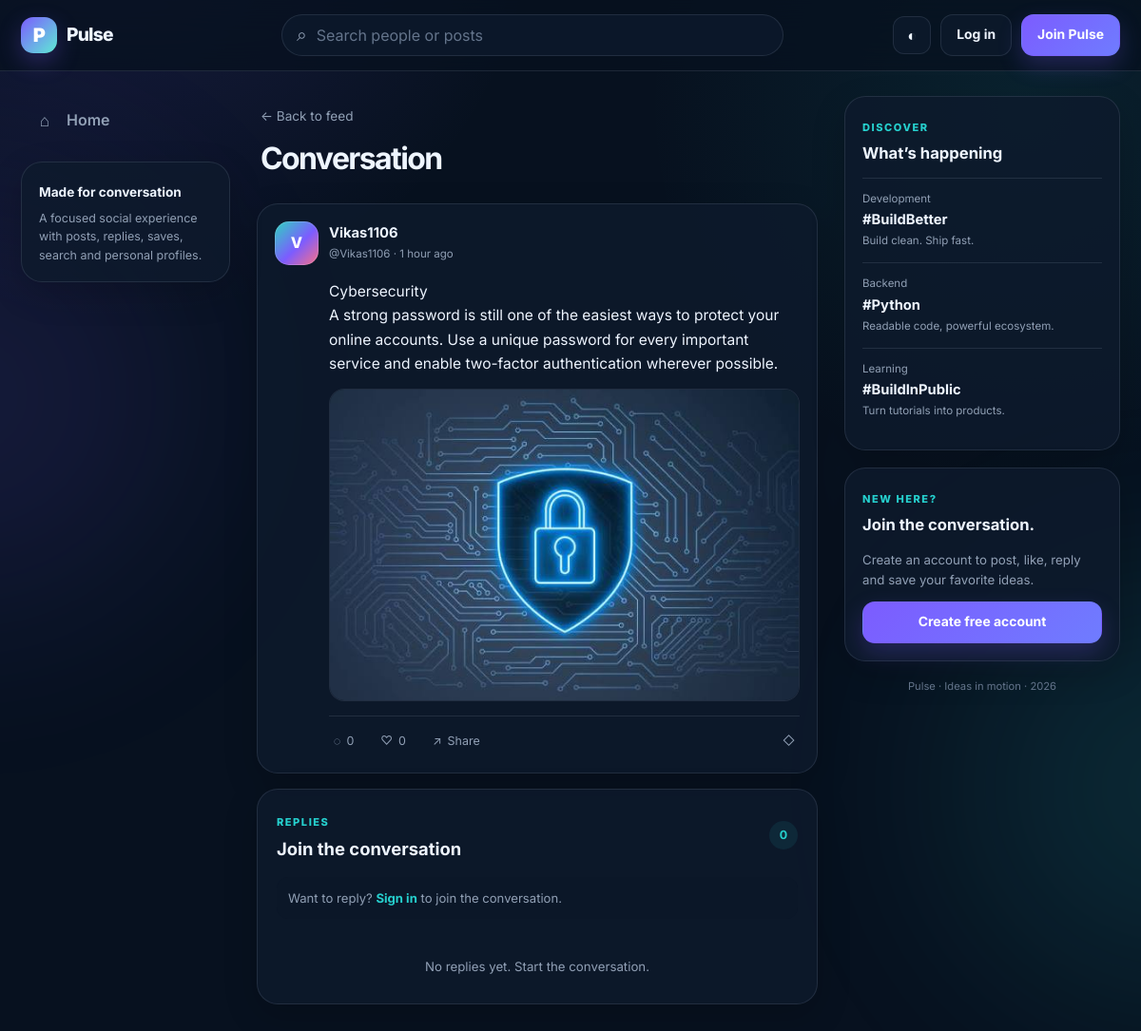
Page /7/ on the committed database.
### tweet/models.py (models this page shows, shortened)
class Tweet(models.Model):
    user = models.ForeignKey(User, on_delete=models.CASCADE, related_name="tweets")
    text_field = models.TextField(max_length=240)
    photo = models.ImageField(upload_to="photos/", blank=True, null=True)
    likes = models.ManyToManyField(User, related_name="liked_tweets", blank=True)
    bookmarks = models.ManyToManyField(User, related_name="bookmarked_tweets", blank=True)
    created_at = models.DateTimeField(auto_now_add=True)
    updated_at = models.DateTimeField(auto_now=True)
    class Meta:
        ordering = ["-created_at"]

### tweet/views.py (the view)
# urls.py: path("<int:tweet_id>/", views.tweet_detail, name="tweet_detail"),
def tweet_detail(request, tweet_id):
    tweet = get_object_or_404(_tweet_queryset(), pk=tweet_id)
    if request.method == "POST":
        if not request.user.is_authenticated:
            messages.info(request, "Please sign in to join the conversation.")
            return redirect(f"{reverse('login')}?next={request.path}")
        comment_form = CommentForm(request.POST)
        if comment_form.is_valid():
            comment = comment_form.save(commit=False)
            comment.tweet = tweet
            comment.user = request.user
            comment.save()
            messages.success(request, "Your reply was posted.")
            return redirect("tweet_detail", tweet_id=tweet.id)
    else:
        comment_form = CommentForm()
    comments = tweet.comments.select_related("user").all()
    return render(
        request,
        "tweet/tweet_detail.html",
        {"tweet": tweet, "comments": comments, "comment_form": comment_form},
    )

### tweet/forms.py
class CommentForm(forms.ModelForm):
    class Meta:
        model = Comment
        fields = ["body"]
        labels = {"body": ""}
        widgets = {
            "body": forms.TextInput(
                attrs={
                    "class": "comment-input",
                    "placeholder": "Write a thoughtful reply…",
                    "maxlength": 280,
                    "autocomplete": "off",
                }
            )
        }

### tweet/views.py (called while the page is built)
def _tweet_queryset():
    return (
        Tweet.objects.select_related("user")
        .prefetch_related("likes", "bookmarks")
        .annotate(like_count=Count("likes", distinct=True), comment_count=Count("comments", distinct=True))
    )

### tweet/templates/tweet/tweet_detail.html (shortened to what this page needs)
{% extends "layout.html" %}
{% block content %}
<div class="page-header compact">
    <a class="back-link" href="{% url 'tweet_list' %}">← Back to feed</a>
    <h1>Conversation</h1>
</div>
{% include "tweet/_tweet_card.html" with tweet=tweet %}
<section class="comments-panel">
    <div class="comments-heading">
        <div><span class="eyebrow">Replies</span><h2>Join the conversation</h2></div>
        <span class="count-badge">{{ comments|length }}</span>
    </div>
    {% if user.is_authenticated %}
        <form method="post" class="comment-form">
            {% csrf_token %}
            <span class="avatar avatar-sm">{% if user.profile.avatar %}<img src="{{ user.profile.avatar.url }}" alt="{{ user.username }}">{% else %}{{ user.username|first|upper }}{% endif %}</span>
            {{ comment_form.body }}
            <button class="btn btn-primary btn-small" type="submit">Reply</button>
        </form>
        {% if comment_form.body.errors %}<div class="field-errors">{{ comment_form.body.errors }}</div>{% endif %}
    {% else %}
        <div class="signin-prompt">Want to reply? <a href="{% url 'login' %}?next={{ request.path }}">Sign in</a> to join the conversation.</div>
    {% endif %}
    <div class="comments-list">
        {% for comment in comments %}
            <article class="comment-item">
                <a class="avatar avatar-sm" href="{% url 'profile' comment.user.username %}">
                    {% if comment.user.profile.avatar %}<img src="{{ comment.user.profile.avatar.url }}" alt="{{ comment.user.username }}">{% else %}{{ comment.user.username|first|upper }}{% endif %}
                </a>
                <div class="comment-main">
                    <div class="comment-meta">
                        <a href="{% url 'profile' comment.user.username %}"><strong>{{ comment.user.get_full_name|default:comment.user.username }}</strong> <span>@{{ comment.user.username }}</span></a>
                        <small>{{ comment.created_at|timesince }} ago</small>
                    </div>
                    <p>{{ comment.body }}</p>
                </div>
                {% if user.is_staff or comment.user == user or tweet.user == user %}
                    <form method="post" action="{% url 'comment_delete' comment.id %}">
                        {% csrf_token %}<button class="quiet-danger" type="submit" title="Delete reply">×</button>
                    </form>
                {% endif %}
            </article>
        {% empty %}
            <div class="empty-comments">No replies yet. Start the conversation.</div>
        {% endfor %}
    </div>
</section>
{% endblock %}

### tweet/templates/tweet/_tweet_card.html (shortened to what this page needs)
<article class="post-card">
    <div class="post-head">
        <a class="user-cluster" href="{% url 'profile' tweet.user.username %}">
            <span class="avatar">
                {% if tweet.user.profile.avatar %}<img src="{{ tweet.user.profile.avatar.url }}" alt="{{ tweet.user.username }}">{% else %}{{ tweet.user.username|first|upper }}{% endif %}
            </span>
            <span>
                <strong>{{ tweet.user.get_full_name|default:tweet.user.username }}</strong>
                <small>@{{ tweet.user.username }} · {{ tweet.created_at|timesince }} ago</small>
            </span>
        </a>
    </div>
    <a class="post-copy" href="{% url 'tweet_detail' tweet.id %}">{{ tweet.text_field|linebreaksbr }}</a>
    {% if tweet.photo %}
        <a class="post-image-wrap" href="{% url 'tweet_detail' tweet.id %}">
            <img class="post-image" src="{{ tweet.photo.url }}" alt="Image shared by {{ tweet.user.username }}" loading="lazy">
        </a>
    {% endif %}
    <div class="post-actions">
        <a class="action-link" href="{% url 'tweet_detail' tweet.id %}"><span>◌</span><span>{{ tweet.comment_count|default:tweet.comments.count }}</span></a>
        <form method="post" action="{% url 'toggle_like' tweet.id %}">
            <button class="action-button {% if user.is_authenticated and user in tweet.likes.all %}liked{% endif %}" type="submit" title="Like">
                <span>{% if user.is_authenticated and user in tweet.likes.all %}♥{% else %}♡{% endif %}</span>
                <span>{{ tweet.like_count|default:tweet.likes.count }}</span>
            </button>
        </form>
        <button class="action-button copy-link" type="button" data-copy-url="{{ request.scheme }}://{{ request.get_host }}{% url 'tweet_detail' tweet.id %}" title="Copy link"><span>↗</span><span>Share</span></button>
        <form method="post" action="{% url 'toggle_bookmark' tweet.id %}" class="push-right">
            <button class="action-button {% if user.is_authenticated and user in tweet.bookmarks.all %}saved{% endif %}" type="submit" title="Save">
                <span>{% if user.is_authenticated and user in tweet.bookmarks.all %}◆{% else %}◇{% endif %}</span>
            </button>
        </form>
    </div>
</article>

### static/styles.css (style rules this page uses)
:root { --bg: #07111f; --bg-soft: #0b1728; --surface: rgba(14, 26, 44, 0.82); --surface-solid: #101d31; --surface-2: #15243b; --border: rgba(148, 163, 184, 0.16); --border-strong: rgba(148, 163, 184, 0.28); --text: #eef5ff; --muted: #91a0b5; --faint: #64748b; --accent: #7c5cff; --accent-2: #26d0ce; --accent-3: #ff6b9f; --success: #34d399; --danger: #fb7185; --warning: #fbbf24; --shadow: 0 24px 80px rgba(0, 0, 0, 0.28); --shadow-sm: 0 12px 35px rgba(0, 0, 0, 0.18); --radius: 22px; --radius-sm: 14px; --max: 1240px; }
* { box-sizing: border-box; }
html { scroll-behavior: smooth; }
body { margin: 0; min-height: 100vh; font-family: "Inter", system-ui, -apple-system, BlinkMacSystemFont, "Segoe UI", sans-serif; color: var(--text); background: radial-gradient(circle at 10% -10%, rgba(124, 92, 255, .15), transparent 28rem), radial-gradient(circle at 90% 10%, rgba(38, 208, 206, .09), transparent 25rem), var(--bg); line-height: 1.55; -webkit-font-smoothing: antialiased; }
a { color: inherit; text-decoration: none; }
button, input, textarea { font: inherit; }
button { color: inherit; }
img { max-width: 100%; display: block; }
.eyebrow { color: var(--accent-2); font-size: .69rem; font-weight: 800; letter-spacing: .14em; text-transform: uppercase; }
.feed-hero, .page-header { display: flex; align-items: flex-end; justify-content: space-between; gap: 20px; padding: 8px 4px 24px; }
.feed-hero h1, .page-header h1 { margin: 5px 0 6px; font-size: clamp(1.9rem, 4vw, 2.7rem); letter-spacing: -.05em; line-height: 1.05; }
.page-header { display: block; }
.page-header.compact h1 { font-size: 2rem; }
.back-link { display: inline-block; color: var(--muted); margin-bottom: 12px; font-size: .85rem; }
.avatar { width: 46px; height: 46px; flex: 0 0 auto; border-radius: 15px; overflow: hidden; display: inline-grid; place-items: center; font-weight: 800; color: white; background: linear-gradient(135deg, #2dd4bf, #7c5cff 55%, #fb7185); box-shadow: inset 0 0 0 1px rgba(255,255,255,.15); }
.post-card { background: var(--surface); border: 1px solid var(--border); border-radius: var(--radius); padding: 18px; box-shadow: var(--shadow-sm); transition: .22s ease; }
.post-head { display: flex; justify-content: space-between; gap: 12px; align-items: flex-start; }
.user-cluster { display: flex; gap: 11px; align-items: center; min-width: 0; }
.user-cluster > span:last-child { min-width: 0; display: flex; flex-direction: column; }
.user-cluster strong { font-size: .92rem; white-space: nowrap; overflow: hidden; text-overflow: ellipsis; }
.user-cluster small { color: var(--muted); font-size: .72rem; margin-top: 2px; }
.post-copy { display: block; margin: 15px 0 13px 57px; font-size: .97rem; line-height: 1.65; color: var(--text); }
.post-image-wrap { display: block; margin-left: 57px; overflow: hidden; border-radius: 16px; border: 1px solid var(--border); background: var(--bg-soft); }
.post-image { width: 100%; max-height: 520px; object-fit: cover; transition: transform .35s ease; }
.post-actions { margin: 15px 0 0 57px; padding-top: 11px; border-top: 1px solid var(--border); display: flex; align-items: center; gap: 18px; }
.post-actions form { margin: 0; }
.action-button, .action-link { border: 0; background: transparent; color: var(--muted); display: inline-flex; align-items: center; gap: 6px; cursor: pointer; font-size: .78rem; padding: 5px; border-radius: 9px; transition: .2s; }
.push-right { margin-left: auto !important; }
.comments-panel { margin-top: 16px; background: var(--surface); border: 1px solid var(--border); border-radius: var(--radius); padding: 20px; box-shadow: var(--shadow-sm); }
.comments-heading { display: flex; align-items: center; justify-content: space-between; gap: 15px; }
.comments-heading h2 { margin: 3px 0 0; font-size: 1.15rem; }
.count-badge { min-width: 30px; height: 30px; padding: 0 8px; display: grid; place-items: center; border-radius: 999px; color: var(--accent-2); background: rgba(38, 208, 206, .09); font-size: .78rem; font-weight: 700; }
.signin-prompt { margin: 16px 0; background: var(--bg-soft); border-radius: 12px; padding: 12px; color: var(--muted); font-size: .82rem; }
.signin-prompt a { color: var(--accent-2); font-weight: 700; }
.comments-list { display: flex; flex-direction: column; }
.empty-comments { color: var(--muted); text-align: center; padding: 24px 5px 8px; font-size: .83rem; }

### rows in the picture
Tweet: user.username|first "V", user.get_full_name "Vikas1106", user.username "Vikas1106", created_at "1 hour", text_field "Cybersecurity A strong password is still one of the easiest ways to protect your online accounts. Use a unique password for every important service and enable two-factor authentication wherever possible.", photo (picture), comment_count "0", like_count "0"

### other values in the picture
{{ comments|length }} "0"
